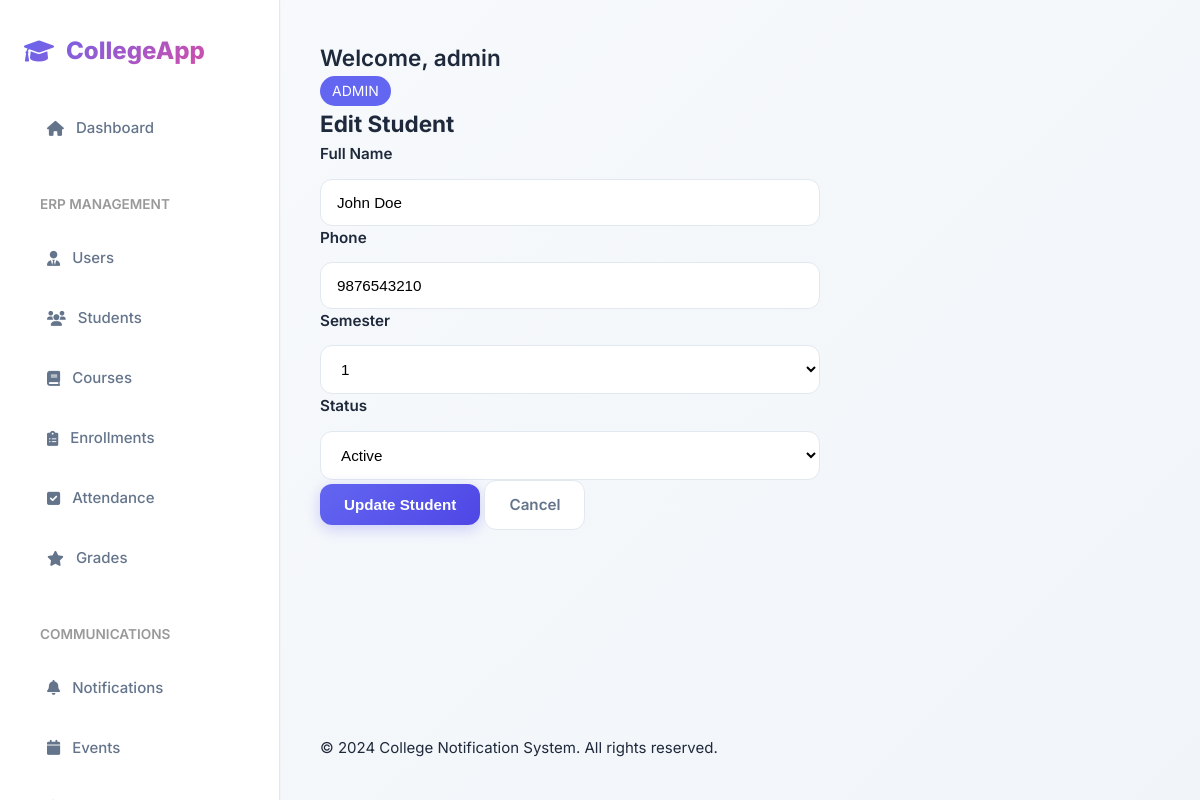
The app's page /admin/student/1/edit (signed in) with its own data.
### tables this page shows
CREATE TABLE students (
  id INTEGER PRIMARY KEY AUTOINCREMENT,
  user_id INTEGER UNIQUE NOT NULL,
  roll_no TEXT UNIQUE NOT NULL,
  full_name TEXT NOT NULL,
  date_of_birth TEXT,
  phone TEXT,
  address TEXT,
  semester INTEGER DEFAULT 1,
  is_active INTEGER DEFAULT 1,
  created_at TEXT DEFAULT (datetime('now','localtime')),
  FOREIGN KEY (user_id) REFERENCES users(id) ON DELETE CASCADE
);

### app.py (the view, shortened to what this page needs)
@app.route('/admin/student/<int:id>/edit', methods=['GET', 'POST'])
@login_required(role='admin')
def edit_student(id):
    db = get_db()
    student = db.execute("""
        SELECT s.*, u.username, u.email
        FROM students s
        JOIN users u ON s.user_id = u.id
        WHERE s.id=?
    """, (id,)).fetchone()
    return render_template('add_edit_student.html', action='Edit', student=student)

### app.py (called while the page is built)
def get_db():
    if 'db' not in g:
        g.db = sqlite3.connect(DB)
        g.db.row_factory = sqlite3.Row
        g.db.execute("PRAGMA foreign_keys = ON")
    return g.db

### templates/add_edit_student.html (shortened to what this page needs)
{% extends "base.html" %}
{% block content %}
<div class="container mt-4">
    <h2>{% if action == 'Add' %}Add New Student{% else %}Edit Student{% endif %}</h2>
    <form method="POST" class="mt-4" style="max-width: 500px;">
        <div class="mb-3">
            <label for="full_name" class="form-label">Full Name</label>
            <input type="text" class="form-control" id="full_name" name="full_name"
                   value="{{ student['full_name'] if action == 'Edit' else '' }}" required>
        </div>
        <div class="mb-3">
            <label for="phone" class="form-label">Phone</label>
            <input type="tel" class="form-control" id="phone" name="phone"
                   value="{{ student['phone'] if action == 'Edit' else '' }}">
        </div>
        <div class="mb-3">
            <label for="semester" class="form-label">Semester</label>
            <select class="form-control" id="semester" name="semester" required>
                <option>1</option>
            </select>
        </div>
        {% if action == 'Edit' %}
        <div class="mb-3">
            <label for="is_active" class="form-label">Status</label>
            <select class="form-control" id="is_active" name="is_active">
                <option value="1" {% if student['is_active'] %}selected{% endif %}>Active</option>
            </select>
        </div>
        {% endif %}
        <button type="submit" class="btn btn-primary">{% if action == 'Add' %}Add Student{% else %}Update Student{% endif %}</button>
        <a href="{{ url_for('manage_students') }}" class="btn btn-secondary">Cancel</a>
    </form>
</div>
{% endblock %}

### static/style.css (style rules this page uses)
:root { --primary: #6366f1; --primary-dark: #4f46e5; --secondary: #ec4899; --success: #10b981; --warning: #f59e0b; --danger: #ef4444; --bg-body: #f8fafc; --bg-card: #ffffff; --text-main: #1e293b; --text-muted: #64748b; --border: #e2e8f0; --shadow: 0 10px 15px -3px rgba(0, 0, 0, 0.1); --shadow-sm: 0 1px 2px 0 rgba(0, 0, 0, 0.05); --radius: 0.75rem; --font-sans: 'Inter', system-ui, -apple-system, sans-serif; }
* { box-sizing: border-box; margin: 0; padding: 0; }
body { font-family: var(--font-sans); background: linear-gradient(135deg, #f8fafc 0%, #f1f5f9 100%); color: var(--text-main); line-height: 1.6; font-size: 15px; min-height: 100vh; display: flex; flex-direction: column; }
.btn { display: inline-flex; align-items: center; justify-content: center; padding: 0.75rem 1.5rem; border-radius: var(--radius); font-weight: 600; text-decoration: none; transition: all 0.3s ease; border: none; cursor: pointer; gap: 0.5rem; font-size: 0.95rem; }
.btn-primary { background: linear-gradient(135deg, var(--primary), var(--primary-dark)); color: white; box-shadow: 0 4px 15px rgba(99, 102, 241, 0.3); }
.btn-secondary { background: var(--bg-card); color: var(--text-muted); border: 1.5px solid var(--border); }
.form-label { display: block; margin-bottom: 0.75rem; font-weight: 600; color: var(--text-main); font-size: 0.95rem; }
.form-control { width: 100%; padding: 0.875rem 1rem; border-radius: var(--radius); border: 1.5px solid var(--border); background: white; transition: all 0.3s ease; font-size: 0.95rem; }
.form-control::placeholder { color: var(--text-muted); }

### records on screen
students: full_name "John Doe", phone "9876543210", is_active "Active"

### other values on screen
{{ session.user }} "admin"
{{ session.role|upper }} "ADMIN"
